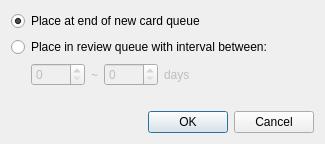
<?xml version="1.0" encoding="UTF-8"?>
<ui version="4.0">
 <class>Dialog</class>
 <widget class="QDialog" name="Dialog">
  <property name="geometry">
   <rect>
    <x>0</x>
    <y>0</y>
    <width>325</width>
    <height>144</height>
   </rect>
  </property>
  <property name="windowTitle">
   <string>Reschedule</string>
  </property>
  <layout class="QVBoxLayout" name="verticalLayout_2">
   <item>
    <widget class="QRadioButton" name="asNew">
     <property name="text">
      <string>Place at end of new card queue</string>
     </property>
     <property name="checked">
      <bool>true</bool>
     </property>
    </widget>
   </item>
   <item>
    <widget class="QRadioButton" name="asRev">
     <property name="text">
      <string>Place in review queue with interval between:</string>
     </property>
    </widget>
   </item>
   <item>
    <widget class="QWidget" name="rangebox" native="true">
     <property name="enabled">
      <bool>false</bool>
     </property>
     <layout class="QVBoxLayout" name="verticalLayout">
      <property name="leftMargin">
       <number>20</number>
      </property>
      <property name="topMargin">
       <number>0</number>
      </property>
      <property name="rightMargin">
       <number>0</number>
      </property>
      <property name="bottomMargin">
       <number>0</number>
      </property>
      <item>
       <layout class="QGridLayout" name="gridLayout">
        <item row="0" column="1">
         <widget class="QLabel" name="label_3">
          <property name="text">
           <string>~</string>
          </property>
         </widget>
        </item>
        <item row="0" column="0">
         <widget class="QSpinBox" name="min">
          <property name="maximum">
           <number>9999</number>
          </property>
         </widget>
        </item>
        <item row="0" column="2">
         <widget class="QSpinBox" name="max">
          <property name="maximum">
           <number>9999</number>
          </property>
         </widget>
        </item>
        <item row="0" column="3">
         <widget class="QLabel" name="label_4">
          <property name="text">
           <string>days</string>
          </property>
         </widget>
        </item>
        <item row="0" column="4">
         <spacer name="horizontalSpacer">
          <property name="orientation">
           <enum>Qt::Horizontal</enum>
          </property>
          <property name="sizeHint" stdset="0">
           <size>
            <width>40</width>
            <height>20</height>
           </size>
          </property>
         </spacer>
        </item>
       </layout>
      </item>
     </layout>
    </widget>
   </item>
   <item>
    <spacer name="verticalSpacer">
     <property name="orientation">
      <enum>Qt::Vertical</enum>
     </property>
     <property name="sizeHint" stdset="0">
      <size>
       <width>20</width>
       <height>40</height>
      </size>
     </property>
    </spacer>
   </item>
   <item>
    <widget class="QDialogButtonBox" name="buttonBox">
     <property name="orientation">
      <enum>Qt::Horizontal</enum>
     </property>
     <property name="standardButtons">
      <set>QDialogButtonBox::Cancel|QDialogButtonBox::Ok</set>
     </property>
    </widget>
   </item>
  </layout>
 </widget>
 <tabstops>
  <tabstop>asNew</tabstop>
  <tabstop>asRev</tabstop>
  <tabstop>min</tabstop>
  <tabstop>max</tabstop>
  <tabstop>buttonBox</tabstop>
 </tabstops>
 <resources/>
 <connections>
  <connection>
   <sender>buttonBox</sender>
   <signal>accepted()</signal>
   <receiver>Dialog</receiver>
   <slot>accept()</slot>
   <hints>
    <hint type="sourcelabel">
     <x>222</x>
     <y>144</y>
    </hint>
    <hint type="destinationlabel">
     <x>157</x>
     <y>157</y>
    </hint>
   </hints>
  </connection>
  <connection>
   <sender>buttonBox</sender>
   <signal>rejected()</signal>
   <receiver>Dialog</receiver>
   <slot>reject()</slot>
   <hints>
    <hint type="sourcelabel">
     <x>222</x>
     <y>150</y>
    </hint>
    <hint type="destinationlabel">
     <x>226</x>
     <y>157</y>
    </hint>
   </hints>
  </connection>
  <connection>
   <sender>asRev</sender>
   <signal>toggled(bool)</signal>
   <receiver>rangebox</receiver>
   <slot>setEnabled(bool)</slot>
   <hints>
    <hint type="sourcelabel">
     <x>30</x>
     <y>40</y>
    </hint>
    <hint type="destinationlabel">
     <x>11</x>
     <y>79</y>
    </hint>
   </hints>
  </connection>
 </connections>
</ui>
